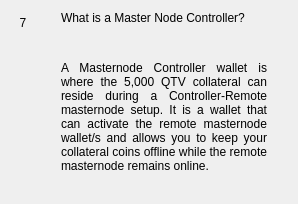
                  <widget class="QWidget" name="widgetFaq7" native="true">
                   <layout class="QHBoxLayout" name="horizontalpage_7" stretch="0,1">
                    <item alignment="Qt::AlignTop">
                     <widget class="QLabel" name="labelNumber7">
                      <property name="minimumSize">
                       <size>
                        <width>24</width>
                        <height>24</height>
                       </size>
                      </property>
                      <property name="maximumSize">
                       <size>
                        <width>16777215</width>
                        <height>24</height>
                       </size>
                      </property>
                      <property name="text">
                       <string>7</string>
                      </property>
                      <property name="alignment">
                       <set>Qt::AlignCenter</set>
                      </property>
                     </widget>
                    </item>
                    <item>
                     <layout class="QVBoxLayout" name="verticalLayoutpage_10">
                      <property name="leftMargin">
                       <number>20</number>
                      </property>
                      <property name="rightMargin">
                       <number>20</number>
                      </property>
                      <item>
                       <widget class="QLabel" name="labelSubtitle7">
                        <property name="text">
                         <string>What is a Master Node Controller?</string>
                        </property>
                        <property name="wordWrap">
                         <bool>true</bool>
                        </property>
                       </widget>
                      </item>
                      <item>
                       <spacer name="verticalSpacer_100">
                        <property name="orientation">
                         <enum>Qt::Vertical</enum>
                        </property>
                        <property name="sizeType">
                         <enum>QSizePolicy::Fixed</enum>
                        </property>
                        <property name="sizeHint" stdset="0">
                         <size>
                          <width>20</width>
                          <height>30</height>
                         </size>
                        </property>
                       </spacer>
                      </item>
                      <item>
                       <widget class="QLabel" name="labelContent7">
                        <property name="text">
                         <string>&lt;html&gt;&lt;head/&gt;&lt;body&gt;&lt;p align=&quot;justify&quot;&gt;A Masternode Controller wallet is where the 5,000 QTV collateral can reside during a Controller-Remote masternode setup. It is a wallet that can activate the remote masternode wallet/s and allows you to keep your collateral coins offline while the remote masternode remains online. &lt;/p&gt;&lt;/body&gt;&lt;/html&gt;</string>
                        </property>
                        <property name="alignment">
                         <set>Qt::AlignLeading|Qt::AlignLeft|Qt::AlignTop</set>
                        </property>
                        <property name="wordWrap">
                         <bool>true</bool>
                        </property>
                       </widget>
                      </item>
                      <item>
                       <spacer name="verticalSpacer_92">
                        <property name="orientation">
                         <enum>Qt::Vertical</enum>
                        </property>
                        <property name="sizeHint" stdset="0">
                         <size>
                          <width>20</width>
                          <height>20</height>
                         </size>
                        </property>
                       </spacer>
                      </item>
                     </layout>
                    </item>
                   </layout>
                  </widget>
